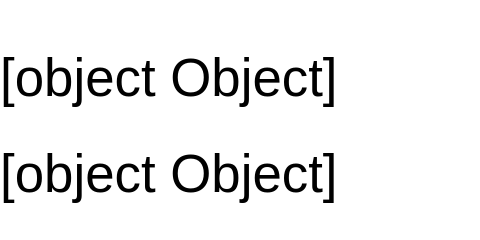

Vega-Lite specification stored for this chart:
### Vega specification from a JSON file in a GitHub repository (floating-point values rounded to 4 significant figures)
{"width": 100, "height": 50, "marks": [{"type": "text", "encode": {"update": {"x": {"value": 0}, "y": {"value": 20}, "text": {"value": "__proto__"}}}}, {"type": "text", "encode": {"update": {"x": {"value": 0}, "y": {"value": 40}, "text": {"signal": "'' + ('__proto__')"}}}}]}
